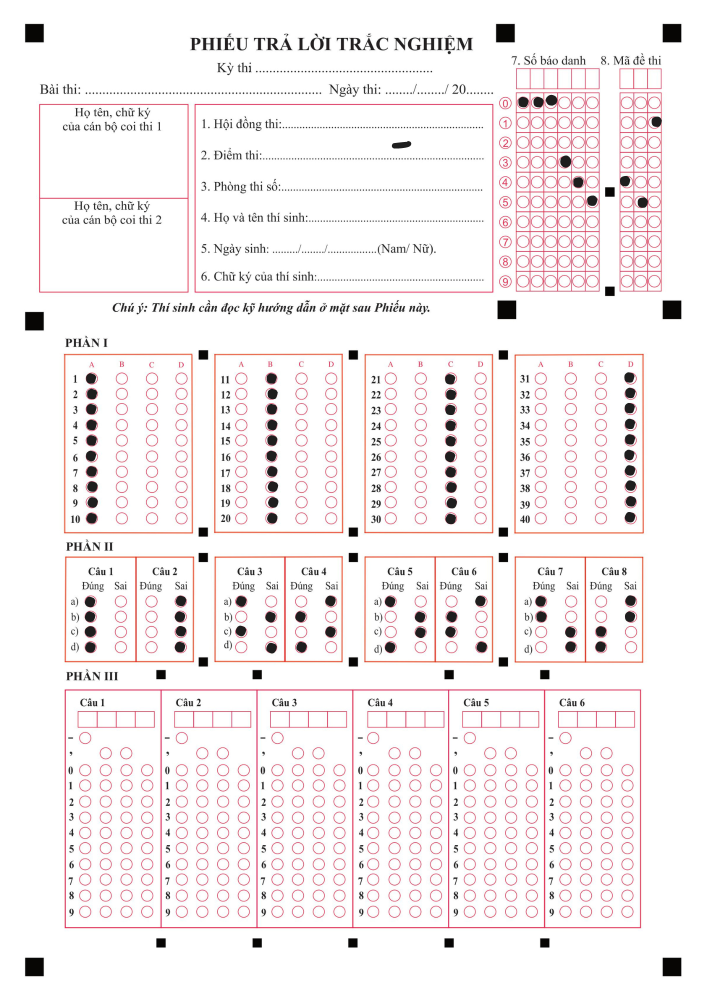
#> input picture assets/testA4.png, 1414 x 2000 px (shown at 1/2 size)
$ python -i part2.py   (imports and definitions only)
#> lines starting #> are read from the running program, lines starting #| are printed output that depends on the picture; after the words box and inside, x2 and y2 are one past the last pixel; in counts of white or black regions, pixels touching at a corner belong together
#> further down, picture is the input picture: shape (2000, 1414, 3); mean B, G, R 240.6, 239.9, 245.5
### src/get_rec.py
import cv2 as cv
import cv2
import numpy as np
import utlis
import largestinteriorrectangle as lir


###############################################
# Author: Sahir                               #
# Code:   Detecting Shapes from a Noisy Image #
###############################################

#Import the Libraries
import random


def show_shape(img):

    #Reading the noisy image
    # img = cv2.imread("scanned_document_edge_enhanced.jpg",1)

    #Displaying to see how it looks
    # cv2.imshow("Original",img)

    #Converting the image to Gray Scale
    gray = cv2.cvtColor(img,cv2.COLOR_RGB2GRAY)

    #Removing Gaussian Noise
    blur = cv2.GaussianBlur(gray, (3,3),0)

    #Applying inverse binary due to white background and adapting thresholding for better results
    thresh = cv2.adaptiveThreshold(blur, 255, cv2.ADAPTIVE_THRESH_GAUSSIAN_C, cv2.THRESH_BINARY_INV, 31, 1)
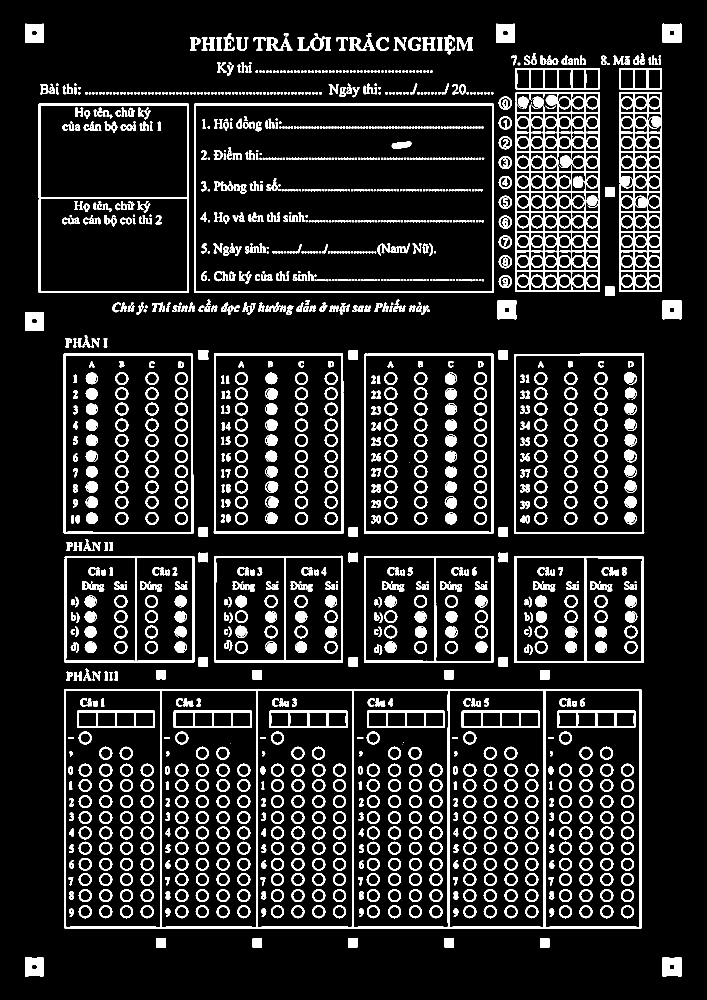
#> thresh: shape (2000, 1414) (shown at 1/2 size); 12.4% white; 1678 white regions (418 under 20 px)

    #Checking to see how it looks
    # cv2.imshow("Binary",thresh)

    #Finding contours with simple retrieval (no hierarchy) and simple/compressed end points
    contours, _ = cv2.findContours(thresh, cv2.RETR_LIST, cv2.CHAIN_APPROX_SIMPLE)
#> contours = 2759 contours, 814 with area under 20; largest, box (x1, y1, x2, y2) and area: (128, 1378, 1283, 1857) 551138, (388, 207, 988, 586) 226420, (391, 210, 985, 584) 220602, (77, 207, 378, 586) 113395, (1028, 707, 1289, 1068) 93108

    #Checking to see how many contours were found
    # print(len(contours))

    #An empty list to store filtered contours
    filtered = []

    #Looping over all found contours
    for c in contours:
        #If it has significant area, add to list
        if cv2.contourArea(c) < 1000:continue
        # cropped_img = img[inner_bb[1]:inner_bb[1] + inner_bb[3], inner_bb[0]:inner_bb[0] + inner_bb[2]]

        # cv2.imshow('Cropped', cropped_img)

        filtered.append(c)
#> after the loop, filtered = 77 contours; largest, box (x1, y1, x2, y2) and area: (128, 1378, 1283, 1857) 551138, (388, 207, 988, 586) 226420, (391, 210, 985, 584) 220602, (77, 207, 378, 586) 113395, (1028, 707, 1289, 1068) 93108

    #Checking the number of filtered contours
    # print(len(filtered))

    #Initialize an equally shaped image
    objects = np.zeros([img.shape[0],img.shape[1],3], 'uint8')

    #Looping over filtered contours
    for c in filtered:
        #Select a random color to draw the contour
        col = (random.randint(0,255), random.randint(0,255), random.randint(0,255))
        #Draw the contour on the image with above color
        cv2.drawContours(objects,[c], -1, col, -1)
        #Fetch contour area
        area = cv2.contourArea(c)
        #Fetch the perimeter
        p = cv2.arcLength(c,True)
#> this loop made 77 passes
#> (col, area, p) on passes 1 to 12: ((197, 215, 20), 1336, 149.7), ((132, 248, 207), 1317, 149.3), ((155, 244, 183), 1024.5, 127.9), ((111, 71, 144), 1015.5, 127.1), ((71, 48, 128), 1022.5, 127.9), ((75, 158, 50), 1023.5, 127.9), ((37, 169, 241), 1042, 127.7), ((51, 181, 222), 1042, 127.7), ((161, 104, 244), 1042, 127.7), ((226, 133, 31), 1042, 127.7), ((7, 47, 204), 1013, 125.7), ((0, 252, 170), 1021.5, 127.9)
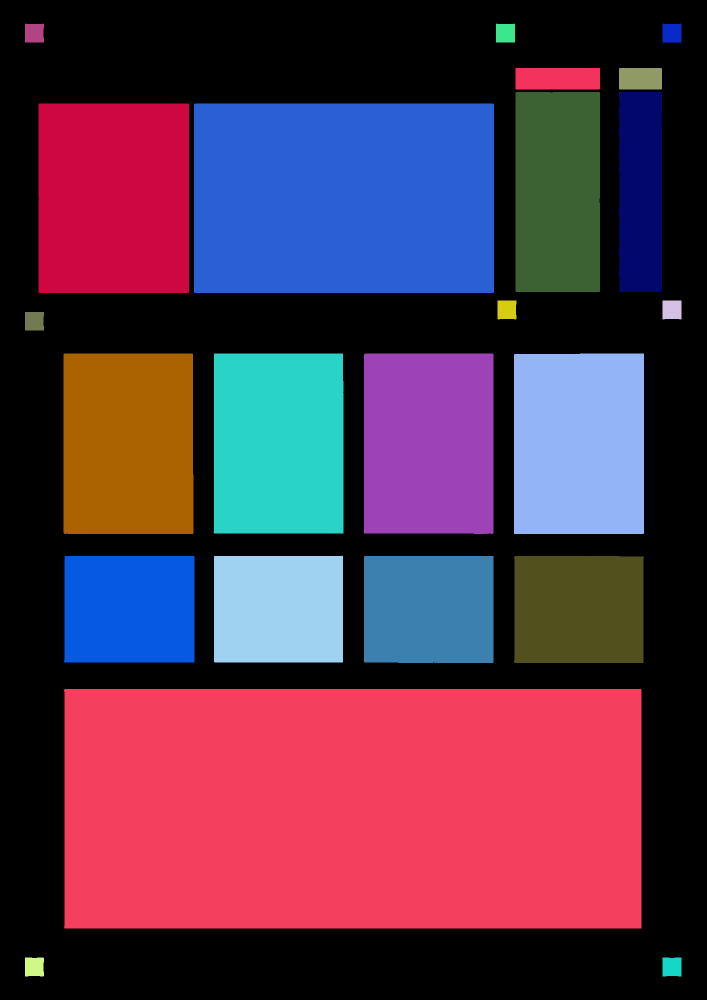
#> objects: shape (2000, 1414, 3) (shown at 1/2 size); mean of channels 0, 1, 2 75.3, 52, 85.4; drawn as B, G, R
        # print(area,p)

    #Finally show the processed image
    # cv2.imshow("Contours",objects)

    # #Closing protocol
    # cv2.waitKey(0)

    return objects

def Get_Conner_Points(cont):
    peri = cv.arcLength(cont, True)
    approx = cv.approxPolyDP(cont, 0.02 * peri, True)
    return approx

# return the outter contour list
def get_rec(img, thresholdValue=150):
    # show_shape(img)
    #Converting the image to Gray Scale
    gray = cv2.cvtColor(show_shape(img),cv2.COLOR_RGB2GRAY)

    kernel = np.ones((5,5),np.uint8)
    erosion = cv.erode(gray,kernel,iterations = 1)

    #Removing Gaussian Noise

    #Applying inverse binary due to white background and adapting thresholding for better results
    thresh = cv2.adaptiveThreshold(erosion, 255, cv2.ADAPTIVE_THRESH_GAUSSIAN_C, cv2.THRESH_BINARY, 205, 1)
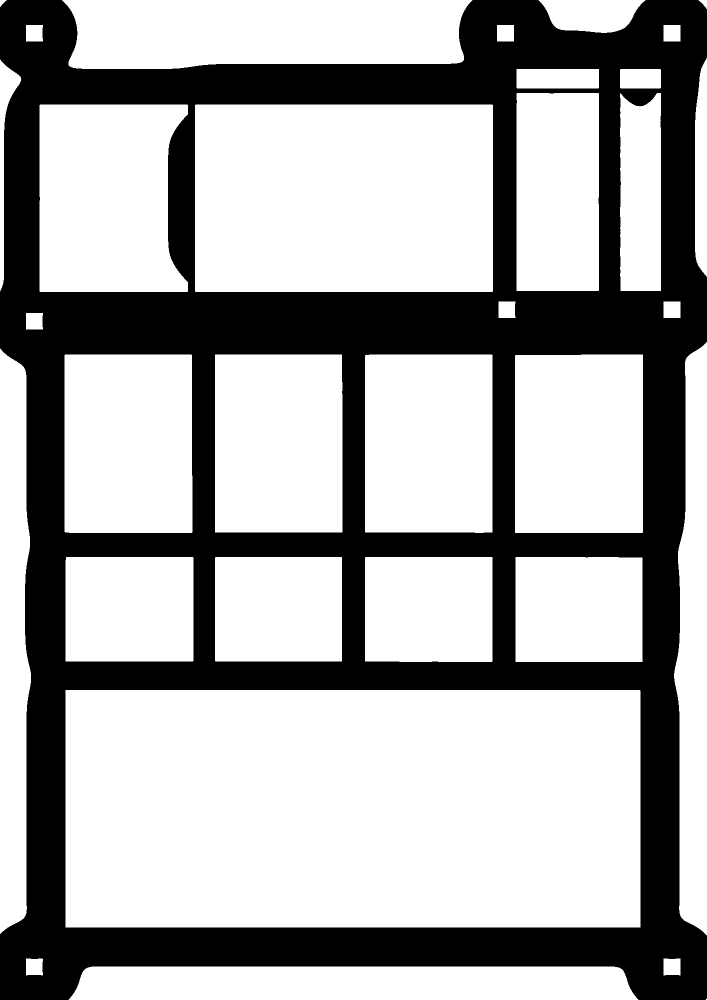
#> thresh: shape (2000, 1414) (shown at 1/2 size); 66.6% white; 1 black region

    #Checking to see how it looks
    # cv2.imshow("Binary",thresh)
    # cv2.waitKey(0)
    #Finding contours with simple retrieval (no hierarchy) and simple/compressed end points
    contours, _ = cv2.findContours(thresh, cv2.RETR_EXTERNAL, cv2.CHAIN_APPROX_SIMPLE)
#> contours = 33 contours, 1 with area under 20; largest, box (x1, y1, x2, y2) and area: (131, 1380, 1281, 1855) 544626, (390, 209, 986, 584) 222528, (124, 0, 945, 138) 101090, (79, 209, 376, 584) 99395, (1030, 709, 1286, 1066) 90648

    new_contours = []

    for i in range(0, len(contours)):
        area = cv.contourArea(contours[i])
        # check if it is a rectangle
        peri = cv.arcLength(contours[i], True)
        approx = cv.approxPolyDP(contours[i], 0.02 * peri, True)

        if len(approx) == 4 and area > 1000:
            new_contours.append(contours[i])
#> this loop made 33 passes
#> (area, peri, approx) on passes 2 to 10: (72574, 2365.5, [[137, 1999], [1276, 1999], [1229, 1933], [183, 1933]]), (1048, 133.7, [[1327, 1917], [1327, 1950], [1360, 1950], [1360, 1917]]), (1025, 133.3, [[52, 1917], [52, 1950], [84, 1950], [85, 1918]]), (544625.5, 3245.4, [[131, 1380], [131, 1854], [1280, 1854], [1279, 1380]]), (52824.5, 924.2, [[1031, 1114], [1031, 1323], [1284, 1323], [1284, 1115]]), (53004.5, 925.1, [[730, 1115], [730, 1322], [984, 1322], [984, 1114]]), (52623, 920.8, [[430, 1115], [431, 1322], [683, 1322], [683, 1114]]), (53033.5, 924.2, [[132, 1114], [131, 1322], [386, 1321], [385, 1114]]), (90647.5, 1220.2, [[1285, 709], [1030, 711], [1030, 1065], [1285, 1064]])
#> (area, peri) on passes 20, 21, 31: (99395, 1371.6), (30417, 988), (10378.5, 500.4)
#> after the loop, new_contours = 25 contours; largest, box (x1, y1, x2, y2) and area: (131, 1380, 1281, 1855) 544626, (390, 209, 986, 584) 222528, (124, 0, 945, 138) 101090, (1030, 709, 1286, 1066) 90648, (129, 709, 385, 1066) 90528

    new_contours_img = img.copy()
    cv.drawContours(new_contours_img, new_contours, -1, (0, 255, 0), 3)
#> new_contours_img: shape (2000, 1414, 3); 3.77% of pixels changed, all inside (x1, y1, x2, y2) = (0, 0, 1414, 2000)

    height, width, _ = new_contours_img.shape
#> height = 2000; width = 1414
    resized = cv.resize(new_contours_img, (width // 2, height // 2))

    # [8 lines of commented-out code are left out]

    contour_point = img.copy()
    cnt = 0

    new_contours = sorted(new_contours, key=cv.contourArea, reverse=True)

    for i in new_contours:
        approx = Get_Conner_Points(i)
        cv.drawContours(contour_point, approx, -1, (255, 0, 0), 10)

        tmp = utlis.getTransform(img, approx)
        # newArr.append(tmp)
        # if (cnt == 7):
        # cv.imshow(f'Transformed {cnt}', tmp)
        cnt += 1
#> this loop made 25 passes
#> (peri in Get_Conner_Points, pts1 in getTransform, widthImg in getTransform, heightImg in getTransform, pts2 in getTransform) on passes 1 to 3: (3245.4, [[131, 1380], [1279, 1380], [131, 1854], [1280, 1854]], 1148, 474, [[0, 0], [1148, 0], [0, 474], [1148, 474]]), (1935.7, [[390, 210], [984, 209], [391, 583], [985, 582]], 594, 373, [[0, 0], [594, 0], [0, 373], [594, 373]]), (1905.6, [[124, 0], [944, 0], [164, 137], [914, 126]], 820, 143, [[0, 0], [820, 0], [0, 143], [820, 143]])
#> (peri in Get_Conner_Points, pts1 in getTransform, widthImg in getTransform, heightImg in getTransform, pts2 in getTransform) on passes 14, 18, 20: (893.1, [[1413, 116], [1413, 116], [1413, 553], [1413, 553]], 0, 437, [[0, 0], [0, 0], [0, 437], [0, 437]]), (130, [[1327, 603], [1360, 603], [1327, 635], [1360, 635]], 33, 32, [[0, 0], [33, 0], [0, 32], [33, 32]]), (130, [[994, 50], [1027, 50], [994, 82], [1027, 82]], 33, 32, [[0, 0], [33, 0], [0, 32], [33, 32]])
#> pass 1, in getTransform, `imgOutput = cv2.warpPerspective(img, matrix, (widthImg, heightImg))`:
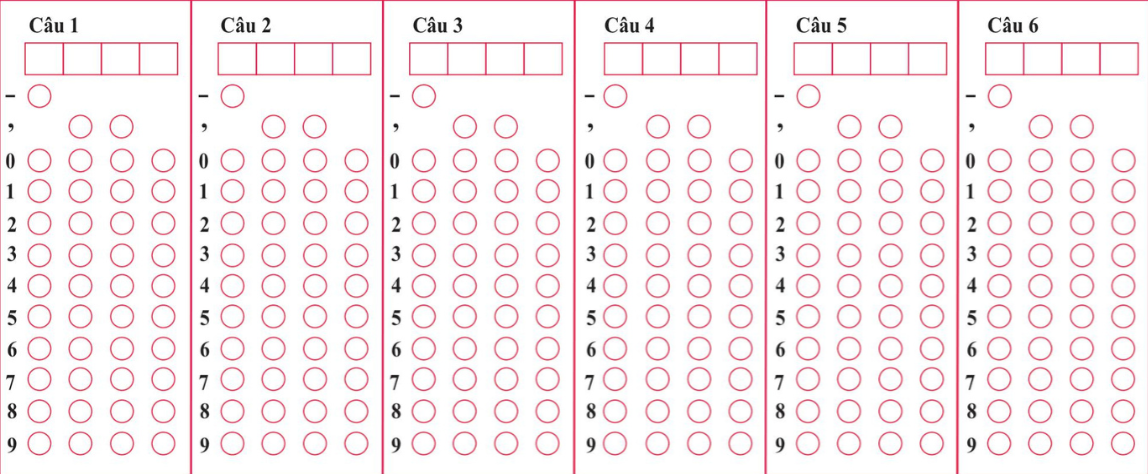
#> imgOutput: shape (474, 1148, 3); mean B, G, R 241.1, 238.9, 247.8
#> after the loop:
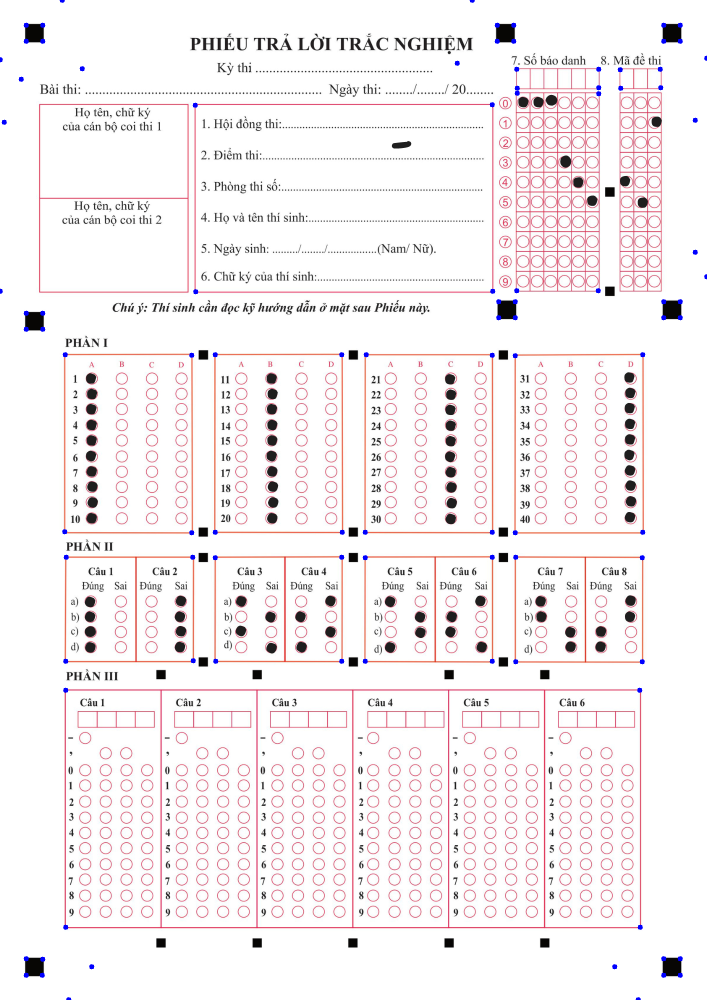
#> contour_point: shape (2000, 1414, 3) (shown at 1/2 size); 0.28% of pixels changed, all inside (x1, y1, x2, y2) = (0, 0, 1414, 2000)
#> after the loop, cnt = 25

    # [6 lines of commented-out code are left out]

    return new_contours

### src/utlis.py
import cv2
import numpy as np

## TO STACK ALL THE IMAGES IN ONE WINDOW
# [88 lines left out: functions stackImages, rectContour, image_resize, Get_Conner_Points, not called in this run]

def reorder(myPoints):
    myPoints = myPoints.reshape((4, 2))
    myPointsNew = np.zeros((4, 1, 2), np.int32)
    add = myPoints.sum(1)
    # print("add", add)
    # print("myPoints", myPoints)
    myPointsNew[0] = myPoints[np.argmin(add)]
    myPointsNew[3] = myPoints[np.argmax(add)]
    diff = np.diff(myPoints, axis=1)
    myPointsNew[1] = myPoints[np.argmin(diff)]
    myPointsNew[2] = myPoints[np.argmax(diff)]
    return myPointsNew

def getTransform(img, contour):
    tmpContour = reorder(contour)
    pts1 = np.float32(tmpContour)

    def dist(a, b):
        return np.round(((a[0] - b[0]) ** 2 +  (a[1] - b[1]) ** 2) ** 0.5)

    widthImg = int(dist(pts1[0][0], pts1[1][0]))
    heightImg = int(dist(pts1[0][0], pts1[2][0]))

    # print(widthImg, heightImg)
    # widthImg = 300
    # heightImg = 600

    pts2 = np.float32([[0, 0], [widthImg, 0], [0, heightImg], [widthImg, heightImg]])
    matrix = cv2.getPerspectiveTransform(pts1, pts2)
    imgOutput = cv2.warpPerspective(img, matrix, (widthImg, heightImg))

    return imgOutput


# [12 lines left out: function drawGrid, not called in this run]


def splitBoxes(img, vsplit=5, hsplit=5):
    rows = np.vsplit(img, vsplit)
    boxes=[]
    for r in rows:
        cols= np.hsplit(r, hsplit)
        for box in cols:
            boxes.append(box)
            # print(cv2.countNonZero(box), end=' ')
        # print()
    return boxes

### src/grader_2025/part2.py

import cv2 as cv
import numpy as np
from utlis import splitBoxes
from utlis import drawGrid
from utlis import getTransform
from get_rec import get_rec

def isMarked(box):
    totalPixels = cv.countNonZero(box)

    if totalPixels > 400:
        return True
    else:
        return False

def get(img, number):

    width = img.shape[1]
    height = img.shape[0]
    gray = cv.cvtColor(img, cv.COLOR_BGR2GRAY)
    blur = cv.GaussianBlur(gray, (5, 5), 1)
    img = cv.threshold(blur, 170, 255, cv.THRESH_BINARY_INV)[1]

    crop_img = img[85:(height - 20), 45:(width - 5)]

    # print(width, height)

    resized = cv.resize(crop_img, (200, 120))

    # [4 lines of commented-out code are left out]

    questions = 4
    choices = 2

    boxes = splitBoxes(resized, questions, choices)

    # cv.imshow(f"grid 1 number {number}", boxes[0])
    # cv.imshow(f"grid 2 number {number}", boxes[1])
    # cv.waitKey(0)
    index = 0

    grid = []

    ret = [[], []]

    for i in range(0, questions):
        grid.append([])
        for j in range(0, choices):
            grid[i].append(boxes[index])
            index += 1


            if j == 0:
                w = grid[i][j].shape[1]
                h = grid[i][j].shape[0]
                grid[i][j] = grid[i][j][0:h, 0:(w - 10)]
            else:
                w = grid[i][j].shape[1]
                h = grid[i][j].shape[0]
                grid[i][j] = grid[i][j][0:h, 6:w]

            # print(i, j)
            # cv.imshow(f'grid {i} {j} {number}', grid[i][j])

            TF_box = splitBoxes(grid[i][j], 1, 2)

            # print(i, j, cv.countNonZero(TF_box[0]), cv.countNonZero(TF_box[1]))

            ans = 0
            if isMarked(TF_box[0]):
                ans += 1
            if isMarked(TF_box[1]):
                ans += 2

            op = chr(ord('a') + i)

            if ans == 1:
                ret[j].append({op: 'T'})
            elif ans == 2:
                ret[j].append({op: 'F'})
            else:
                ret[j].append({op: '?'})

    # print(ret)
    return ret

def part2_main(img):


    # gray = cv.cvtColor(img, cv.COLOR_BGR2GRAY)
    # cv.imshow('img', img)
    # cv.waitKey(0)
    contours = get_rec(img)
#> contours has the same summary as new_contours in get_rec
    # img = gray

    tmp = []
    for contour in contours:
        area = cv.contourArea(contour)
        approx = cv.approxPolyDP(contour, 0.02 * cv.arcLength(contour, True), True)
        res = getTransform(img, approx)
        res = res[0:res.shape[0], 0:res.shape[1]]
        # print(approx)
        mi = 1000000000
        for i in approx:
            mi = min(mi, i[0][0])

        tmp.append([res, area, mi])
#> this loop made 25 passes
#> (area, pts1 in getTransform, widthImg in getTransform, heightImg in getTransform, pts2 in getTransform) on passes 1 to 3: (544625.5, [[131, 1380], [1279, 1380], [131, 1854], [1280, 1854]], 1148, 474, [[0, 0], [1148, 0], [0, 474], [1148, 474]]), (222528, [[390, 210], [984, 209], [391, 583], [985, 582]], 594, 373, [[0, 0], [594, 0], [0, 373], [594, 373]]), (101090, [[124, 0], [944, 0], [164, 137], [914, 126]], 820, 143, [[0, 0], [820, 0], [0, 143], [820, 143]])
#> contour on passes 18 to 20: [[1327, 603], [1327, 635], [1360, 635], [1360, 603]], [[1327, 50], [1327, 82], [1360, 82], [1360, 50]], [[994, 50], [994, 82], [1027, 82], [1027, 50]]

    tmp = sorted(tmp, key=lambda x: x[1], reverse=True)
    tmp = tmp[:4]
    tmp = sorted(tmp, key=lambda x: x[2])


    ret = []

    for i in range(0, 4):
        # cv.imshow(f'part 2 {i}', tmp[i][0])
        temp = get(tmp[i][0], i + 1)
        ret.append(temp[0])
        ret.append(temp[1])
#> this loop made 4 passes
#> pass 1, in get, `img = cv.threshold(blur, 170, 255, cv.THRESH_BINARY_INV)[1]`:
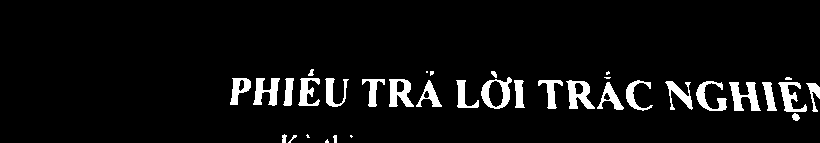
#> img: shape (143, 820); 5.9% white; 35 white regions (8 under 20 px), largest, box (x1, y1, x2, y2) and area: (729, 82, 761, 111) 487, (566, 80, 595, 109) 452, (481, 77, 512, 109) 431
#> pass 1, in get, `crop_img = img[85:(height - 20), 45:(width - 5)]`:
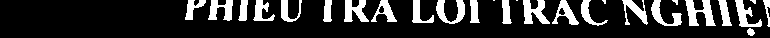
#> crop_img: shape (38, 770); 18.2% white; 27 white regions (5 under 20 px), largest, box (x1, y1, x2, y2) and area: (685, 0, 716, 26) 430, (523, 0, 550, 24) 379, (344, 0, 369, 22) 338

    return ret
    # return get(img)

>>> import cv2
>>> picture = cv2.imread('../../assets/testA4.png')
>>> result = part2_main(picture)
